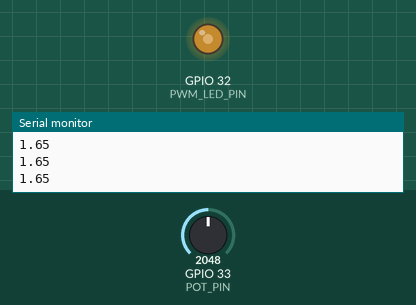
Bench run of a sketch on a simulated ESP32. Shown: output pins drawn as LEDs (lit = HIGH), the last lines printed to the serial monitor. Inputs (shaded band) come from the test bench; at power-on: GPIO 33 (POT_PIN) = 2048.

Above: at 1.2 s.
1.3 s: GPIO 33 (POT_PIN) set to 2866
At 1.8 s:
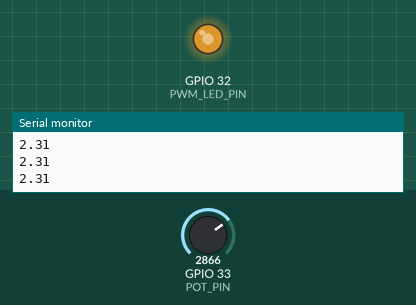
2.8 s: GPIO 33 (POT_PIN) set to 3603
At 4.0 s:
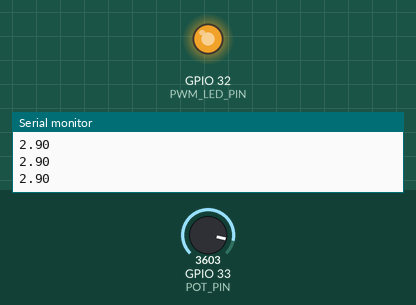
4.3 s: GPIO 33 (POT_PIN) set to 491
At 5.4 s:
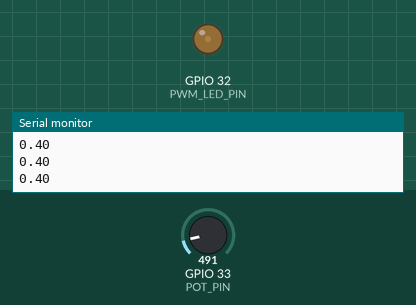
5.8 s: GPIO 33 (POT_PIN) set to 0
At 6.7 s:
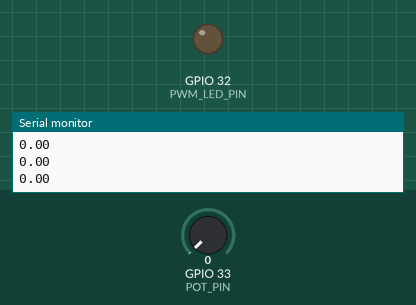
7.3 s: GPIO 33 (POT_PIN) set to 2047
At 7.9 s:
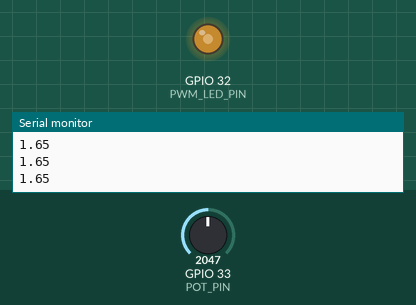
Timing chart, 0 to 9.8 s (numbered marks = the images above; inputs shaded):
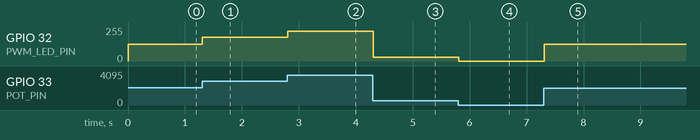

The sketch:

publisher_test.ino
```cpp
#define POT_PIN 33
#define LED_PIN 25

#define PWM_LED_PIN 32
#define FREQUENCY 5000
#define LED_CHANNEL 0
#define RESOLUTION 8

void setup() {
  pinMode(POT_PIN, INPUT);
  ledcSetup(LED_CHANNEL, FREQUENCY, RESOLUTION);
    ledcAttachPin(PWM_LED_PIN, LED_CHANNEL);

  Serial.begin(115200);
}

void loop() {
    int pot_value = analogRead(POT_PIN);
    float voltage = pot_value * (3.3 / 4095.0);
    ledcWrite(LED_CHANNEL, voltage / 3.3 * 255);
    Serial.println(voltage);
    delay(100);
}
```

Measured:
- after the input at 1.3 s, GPIO 32 (PWM_LED_PIN): 127/255 → 177/255 at once
- after the input at 2.8 s, GPIO 32 (PWM_LED_PIN): 177/255 → 223/255 at once
- after the input at 4.3 s, GPIO 32 (PWM_LED_PIN): 223/255 → 30/255 at once
- after the input at 5.8 s, GPIO 32 (PWM_LED_PIN): 30/255 → 0/255 at once
- after the input at 7.3 s, GPIO 32 (PWM_LED_PIN): 0/255 → 127/255 at once
